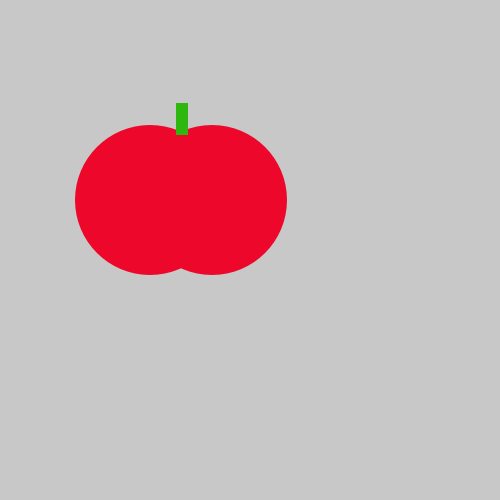
Frame 1 (no input)
Frame 60 (the mouse pressed at the canvas centre just before this capture): identical to frame 1, image omitted
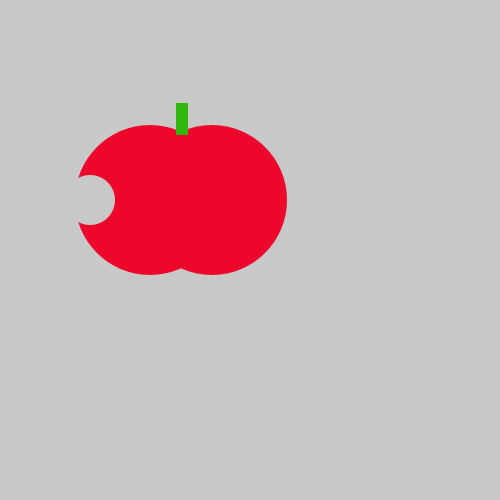
Frame 120 (the mouse held since frame 60 and released just before this capture)

The Processing sketch that drew these frames (run headless with seeded random() and noise(); from frame 60 on, the mouse is pressed at the canvas centre):

// Processing sketch: tasty_tomato_pde
// ── tasty_tomato_pde.pde
void setup() {
    size(500, 500);
}
void draw() {
    background(200, 200, 200);
    noStroke();
    fill(#ED072A);
    ellipse(150, 200, 150, 150);
    ellipse(212, 200, 150, 150);
    fill(#2DB70F);
    rect(176, 103, 12, 32);
    if (mousePressed)
    {
      fill(200, 200, 200);
      ellipse(90, 200, 50, 50);
    }
    
     
}
